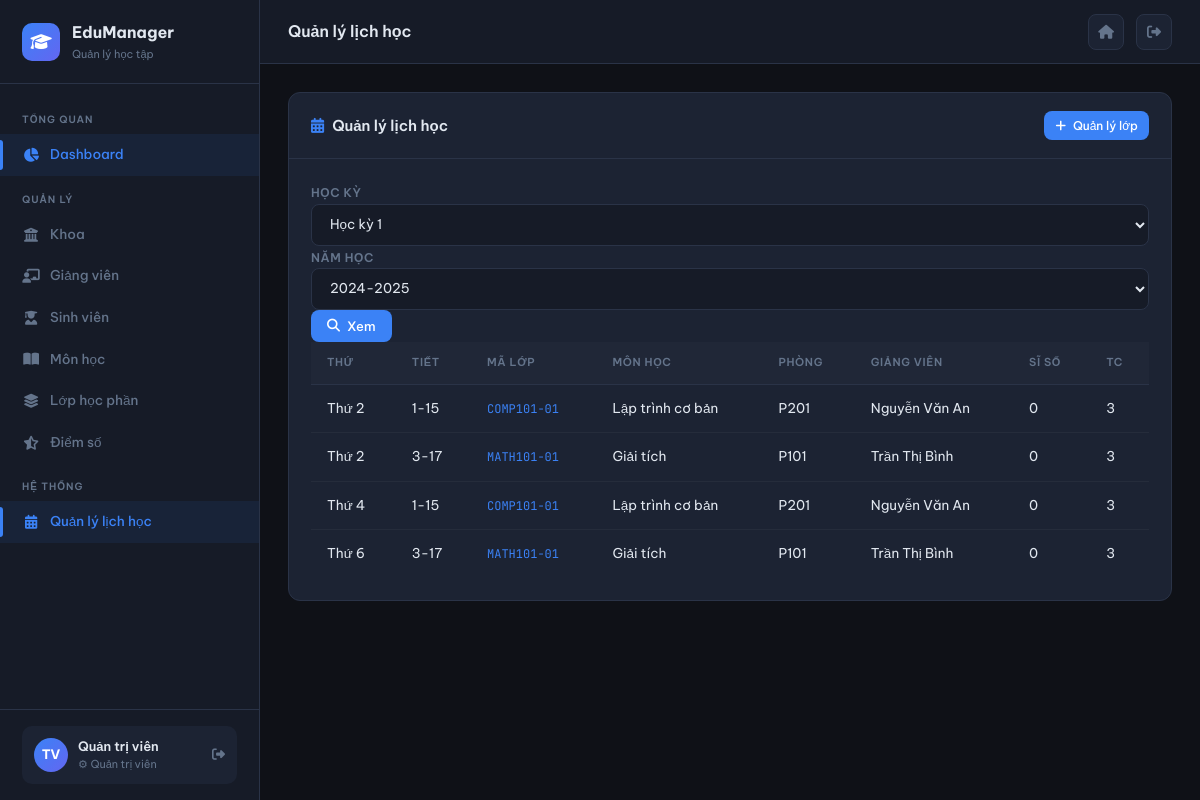
Page /thoi-khoa-bieu (signed in) on the committed database.
### tables this page shows
CREATE TABLE lop_hoc_phan (
    ma_lop     VARCHAR(20)  PRIMARY KEY,
    ma_mon     VARCHAR(10),
    ma_gv      VARCHAR(10),
    hoc_ky     VARCHAR(10)  NOT NULL,
    nam_hoc    VARCHAR(9)   NOT NULL,
    si_so_max  INT          DEFAULT 40,
    si_so_hien INT          DEFAULT 0,
    phong_hoc  VARCHAR(20),
    lich_hoc   VARCHAR(100),
    trang_thai ENUM('mo','dong','ket_thuc') DEFAULT 'mo',
    created_at TIMESTAMP    DEFAULT CURRENT_TIMESTAMP,
    FOREIGN KEY (ma_mon) REFERENCES mon_hoc(ma_mon) ON DELETE CASCADE,
    FOREIGN KEY (ma_gv)  REFERENCES giang_vien(ma_gv) ON DELETE SET NULL
);

CREATE TABLE mon_hoc (
    ma_mon         VARCHAR(10)  PRIMARY KEY,
    ten_mon        VARCHAR(150) NOT NULL,
    tin_chi        TINYINT      NOT NULL DEFAULT 3,
    ma_khoa        VARCHAR(10),
    mon_tien_quyet VARCHAR(10),
    mo_ta          TEXT,
    created_at     TIMESTAMP    DEFAULT CURRENT_TIMESTAMP,
    FOREIGN KEY (ma_khoa)        REFERENCES khoa(ma_khoa) ON DELETE SET NULL,
    FOREIGN KEY (mon_tien_quyet) REFERENCES mon_hoc(ma_mon) ON DELETE SET NULL
);

CREATE TABLE giang_vien (
    ma_gv       VARCHAR(10)  PRIMARY KEY,
    user_id     INT          UNIQUE,
    ho_ten      VARCHAR(100) NOT NULL,
    email       VARCHAR(100) UNIQUE NOT NULL,
    ma_khoa     VARCHAR(10),
    hoc_vi      ENUM('Cu nhan','Thac si','Tien si','Pho giao su','Giao su') DEFAULT 'Thac si',
    dien_thoai  VARCHAR(15),
    created_at  TIMESTAMP    DEFAULT CURRENT_TIMESTAMP,
    FOREIGN KEY (ma_khoa)  REFERENCES khoa(ma_khoa) ON DELETE SET NULL,
    FOREIGN KEY (user_id)  REFERENCES users(id) ON DELETE SET NULL
);

### core/Controller.php (called while the page is built, shortened)
<?php
abstract class Controller {
    protected function render(string $view, array $data = []): void {
        extract($data);
        $viewFile = BASE_PATH . "/views/{$view}.php";
        require $viewFile;
    }
    protected function view(string $view, array $data = [], string $layout = 'layout/main'): void {
        $data['content_view'] = $view;
        $this->render($layout, $data);
    }
}

### controllers/ThoiKhoaBieuController.php (called while the page is built, shortened)
<?php
require_once BASE_PATH . '/core/Controller.php';
require_once BASE_PATH . '/core/Database.php';
require_once BASE_PATH . '/models/LopHocPhanModel.php';
class ThoiKhoaBieuController extends Controller {
        public function index() {
        $role = $_SESSION['user']['role'] ?? '';
        $model = new LopHocPhanModel();
        $hoc_ky = $this->get('hoc_ky');
        $nam_hoc = $this->get('nam_hoc');
        $danhSachHK = $model->getDanhSachHocKy();
        if (empty($hoc_ky) && !empty($danhSachHK)) {
            $hoc_ky = $danhSachHK[0]['hoc_ky'];
            $nam_hoc = $danhSachHK[0]['nam_hoc'];
        }
        $tkb = [];
        $view = 'thoi_khoa_bieu/sinh_vien';
        $pageTitle = 'Thời khóa biểu';
        switch ($role) {
            case 'admin':
                if (!empty($hoc_ky)) {
                    $tkb = $model->getAllSchedule($hoc_ky, $nam_hoc);
                }
                $view = 'thoi_khoa_bieu/admin';
                $pageTitle = 'Quản lý lịch học';
                break;
        }
        $this->view($view, [
            'tkb' => $tkb,
            'hoc_ky' => $hoc_ky,
            'nam_hoc' => $nam_hoc,
            'danhSachHK' => $danhSachHK,
            'title' => $pageTitle,
            'pageTitle' => $pageTitle
        ]);
    }
}

### index.php (called while the page is built, shortened)
<?php
require_once __DIR__ . '/core/Database.php';
require_once __DIR__ . '/core/Model.php';
require_once __DIR__ . '/core/Controller.php';
require_once __DIR__ . '/core/Router.php';
$router = new Router();
$router->get('/auth/login',  'AuthController', 'loginForm');
$router->post('/auth/login', 'AuthController', 'login');
$router->get('/auth/logout', 'AuthController', 'logout');
$router->get('/',          'DashboardController', 'index');
$router->get('/dashboard', 'DashboardController', 'index');
$router->get('/khoa',             'KhoaController', 'index');
$router->get('/khoa/create',      'KhoaController', 'create');
$router->post('/khoa/store',      'KhoaController', 'store');
$router->get('/khoa/edit/:id',    'KhoaController', 'edit');
$router->post('/khoa/update/:id', 'KhoaController', 'update');
$router->get('/khoa/delete/:id',  'KhoaController', 'delete');
$router->get('/sinh-vien',                'SinhVienController', 'index');
$router->get('/sinh-vien/create',         'SinhVienController', 'create');
$router->post('/sinh-vien/store',         'SinhVienController', 'store');
$router->get('/sinh-vien/edit/:id',       'SinhVienController', 'edit');
$router->post('/sinh-vien/update/:id',    'SinhVienController', 'update');
$router->get('/sinh-vien/delete/:id',     'SinhVienController', 'delete');
$router->get('/sinh-vien/show/:id',       'SinhVienController', 'show');
$router->get('/giang-vien',               'GiangVienController', 'index');
$router->get('/giang-vien/create',        'GiangVienController', 'create');
$router->post('/giang-vien/store',        'GiangVienController', 'store');
$router->get('/giang-vien/edit/:id',      'GiangVienController', 'edit');
$router->post('/giang-vien/update/:id',   'GiangVienController', 'update');
$router->get('/giang-vien/delete/:id',    'GiangVienController', 'delete');
$router->get('/mon-hoc',                  'MonHocController', 'index');
$router->get('/mon-hoc/create',           'MonHocController', 'create');
$router->post('/mon-hoc/store',           'MonHocController', 'store');
$router->get('/mon-hoc/edit/:id',         'MonHocController', 'edit');
$router->post('/mon-hoc/update/:id',      'MonHocController', 'update');
$router->get('/mon-hoc/delete/:id',       'MonHocController', 'delete');
$router->get('/lop-hoc-phan',             'LopHocPhanController', 'index');
$router->get('/lop-hoc-phan/create',      'LopHocPhanController', 'create');
$router->post('/lop-hoc-phan/store',      'LopHocPhanController', 'store');
$router->get('/lop-hoc-phan/edit/:id',    'LopHocPhanController', 'edit');
$router->post('/lop-hoc-phan/update/:id', 'LopHocPhanController', 'update');
$router->get('/lop-hoc-phan/delete/:id',  'LopHocPhanController', 'delete');
$router->get('/lop-hoc-phan/sinh-vien/:maLop',       'LopHocPhanController', 'students');
$router->post('/lop-hoc-phan/sinh-vien/add/:maLop',  'LopHocPhanController', 'addStudent');
$router->get('/lop-hoc-phan/sinh-vien/remove/:id',   'LopHocPhanController', 'removeStudent');
$router->get('/diem-so',                  'DiemSoController', 'index');
$router->get('/diem-so/lop/:maLop',       'DiemSoController', 'byLop');
$router->post('/diem-so/nhap/:maLop',     'DiemSoController', 'nhap');
$router->get('/dang-ky',                  'DangKyController', 'index');
$router->get('/dang-ky/moi',              'DangKyController', 'create');
$router->post('/dang-ky/store',           'DangKyController', 'store');
$router->get('/dang-ky/huy/:id',          'DangKyController', 'delete');
$router->get('/thoi-khoa-bieu', 'ThoiKhoaBieuController', 'index');
$router->dispatch();

### core/Database.php (called while the page is built, shortened)
<?php
class Database {
    private static ?Database $instance = null;
    private PDO $pdo;
    private function __construct() {
        $dsn = sprintf(
            'mysql:host=%s;dbname=%s;charset=%s',
            DB_HOST, DB_NAME, DB_CHARSET
        );
        $options = [
            PDO::ATTR_ERRMODE            => PDO::ERRMODE_EXCEPTION,
            PDO::ATTR_DEFAULT_FETCH_MODE => PDO::FETCH_ASSOC,
            PDO::ATTR_EMULATE_PREPARES   => false,
            PDO::MYSQL_ATTR_INIT_COMMAND => "SET NAMES utf8mb4",
        ];
        try {
            $this->pdo = new PDO($dsn, DB_USER, DB_PASSWORD, $options);
        } catch (PDOException $e) {
            die(json_encode(['error' => 'Kết nối database thất bại: ' . $e->getMessage()]));
        }
    }
    public static function getInstance(): Database {
        if (self::$instance === null) {
            self::$instance = new self();
        }
        return self::$instance;
    }
    public function fetchAll(string $sql, array $params = []): array {
        $stmt = $this->pdo->prepare($sql);
        $stmt->execute($params);
        return $stmt->fetchAll();
    }
}

### models/LopHocPhanModel.php (called while the page is built, shortened)
<?php
class LopHocPhanModel extends Model {
    public function getAllSchedule($hoc_ky, $nam_hoc) {
        $sql = "SELECT
                    lh.thu, lh.tiet_bat_dau, lh.so_tiet, lh.phong_hoc,
                    lhp.ma_lop, lhp.hoc_ky, lhp.nam_hoc,
                    m.ma_mon, m.ten_mon, m.tin_chi,
                    gv.ho_ten as ten_gv,
                    (SELECT COUNT(*) FROM dang_ky WHERE ma_lop = lhp.ma_lop AND trang_thai = 'dang_ky') as si_so
                FROM lop_hoc_phan lhp
                JOIN lich_hoc lh ON lhp.ma_lop = lh.ma_lop
                JOIN mon_hoc m ON lhp.ma_mon = m.ma_mon
                LEFT JOIN giang_vien gv ON lhp.ma_gv = gv.ma_gv
                WHERE lhp.hoc_ky = ? AND lhp.nam_hoc = ?
                ORDER BY lh.thu, lh.tiet_bat_dau";
        return $this->db->fetchAll($sql, [$hoc_ky, $nam_hoc]);
    }
    public function getDanhSachHocKy() {
        $sql = "SELECT DISTINCT hoc_ky, nam_hoc FROM lop_hoc_phan
                ORDER BY nam_hoc DESC, hoc_ky DESC";
        return $this->db->fetchAll($sql);
    }
}

### core/Model.php (called while the page is built, shortened)
<?php
abstract class Model {
    public function __construct() {
        $this->db = Database::getInstance();
    }
}

### views/thoi_khoa_bieu/admin.php (the view, shortened to what this page needs)
<div class="card">
    <div class="card-header">
        <span class="card-title"><i class="fas fa-calendar-alt" style="color:var(--clr-accent)"></i> <?= $pageTitle ?? 'Quản lý lịch học' ?></span>
        <a href="<?= BASE_URL ?>/lop-hoc-phan" class="btn btn-primary btn-sm">
            <i class="fas fa-plus"></i> Quản lý lớp
        </a>
    </div>
    <div class="card-body">
        <form method="GET" class="row g-3 mb-4">
            <div class="col-md-4">
                <label>Học kỳ</label>
                <select name="hoc_ky" class="form-select">
                    <option value="HK1" <?= $hoc_ky == 'HK1' ? 'selected' : '' ?>>Học kỳ 1</option>
                </select>
            </div>
            <div class="col-md-4">
                <label>Năm học</label>
                <select name="nam_hoc" class="form-select">
                    <?php foreach ($danhSachHK as $hk): ?>
                    <option value="<?= $hk['nam_hoc'] ?>" <?= $nam_hoc == $hk['nam_hoc'] ? 'selected' : '' ?>>
                        <?= $hk['nam_hoc'] ?>
                    </option>
                    <?php endforeach; ?>
                </select>
            </div>
            <div class="col-md-4 d-flex align-items-end">
                <button type="submit" class="btn btn-primary"><i class="fas fa-search"></i> Xem</button>
            </div>
        </form>
        <?php if (empty($tkb)): ?>
        <div class="alert alert-info">
            <i class="fas fa-info-circle"></i> Không có dữ liệu lịch học trong học kỳ này.
        </div>
        <?php else: ?>
        <?php
        $thu_map = [2=>'Thứ 2', 3=>'Thứ 3', 4=>'Thứ 4', 5=>'Thứ 5', 6=>'Thứ 6', 7=>'Thứ 7', 8=>'CN'];
        ?>
        <div class="table-responsive">
            <table class="table table-bordered">
                <thead class="table-dark">
                    <tr>
                        <th>Thứ</th>
                        <th>Tiết</th>
                        <th>Mã lớp</th>
                        <th>Môn học</th>
                        <th>Phòng</th>
                        <th>Giảng viên</th>
                        <th>Sĩ số</th>
                        <th>TC</th>
                    </tr>
                </thead>
                <tbody>
                    <?php foreach ($tkb as $lich): ?>
                    <tr>
                        <td><?= $thu_map[$lich['thu']] ?></td>
                        <td><?= $lich['tiet_bat_dau'] ?>-<?= $lich['tiet_bat_dau'] + $lich['so_tiet'] - 1 ?></td>
                        <td><span class="mono"><?= htmlspecialchars($lich['ma_lop']) ?></span></td>
                        <td><?= htmlspecialchars($lich['ten_mon']) ?></td>
                        <td><?= htmlspecialchars($lich['phong_hoc']) ?></td>
                        <td><?= htmlspecialchars($lich['ten_gv'] ?? '—') ?></td>
                        <td class="text-center"><?= $lich['si_so'] ?? 0 ?></td>
                        <td class="text-center"><?= $lich['tin_chi'] ?></td>
                    </tr>
                    <?php endforeach; ?>
                </tbody>
            </table>
        </div>
        <?php endif; ?>
    </div>
</div>

### core/Router.php (shortened to what this page needs)
<?php
class Router {
    private array $routes = [];
    public function get(string $path, string $controller, string $method): void {
        $this->routes['GET'][$path] = [$controller, $method];
    }
    public function post(string $path, string $controller, string $method): void {
        $this->routes['POST'][$path] = [$controller, $method];
    }
    public function dispatch(): void {
        $method = $_SERVER['REQUEST_METHOD'];
        $uri    = parse_url($_SERVER['REQUEST_URI'], PHP_URL_PATH);
        $basePath = parse_url(BASE_URL, PHP_URL_PATH);
        if ($basePath && str_starts_with($uri, $basePath)) {
            $uri = substr($uri, strlen($basePath));
        }
        $uri = '/' . ltrim($uri, '/');
        foreach ($this->routes[$method] ?? [] as $route => $handler) {
            $pattern = preg_replace('/\/:([^\/]+)/', '/([^/]+)', $route);
            $pattern = '#^' . $pattern . '$#';
            if (preg_match($pattern, $uri, $matches)) {
                array_shift($matches);
                [$controllerName, $action] = $handler;
                $ctrl = new $controllerName();
                $ctrl->$action(...$matches);
                return;
            }
        }
    }
}

### views/layout/main.php (style rules this page uses)
:root { --sidebar-w: 260px; --header-h: 64px; --clr-bg: #0f1117; --clr-surface:#161b27; --clr-card: #1c2333; --clr-border:#2a3347; --clr-accent:#3b82f6; --clr-accent2:#6366f1; --clr-green: #22c55e; --clr-amber: #f59e0b; --clr-red: #ef4444; --clr-text: #e2e8f0; --clr-muted: #64748b; --clr-hover: #1e2740; --font: 'Be Vietnam Pro', sans-serif; --mono: 'JetBrains Mono', monospace; --radius: 10px; --shadow: 0 4px 24px rgba(0,0,0,.4); }
*, *::before, *::after { box-sizing: border-box; margin: 0; padding: 0; }
html { scroll-behavior: smooth; }
body { font-family: var(--font); background: var(--clr-bg); color: var(--clr-text); font-size: 14px; line-height: 1.6; display: flex; min-height: 100vh; }
.card { background: var(--clr-card); border: 1px solid var(--clr-border); border-radius: 12px; overflow: hidden; }
.card-header { padding: 18px 22px; border-bottom: 1px solid var(--clr-border); display: flex; align-items: center; justify-content: space-between; }
.card-title { font-size: 15px; font-weight: 600; color: var(--clr-text); display: flex; align-items: center; gap: 8px; }
.card-body { padding: 22px; }
table { width: 100%; border-collapse: collapse; font-size: 13.5px; }
thead th { background: rgba(255,255,255,.02); padding: 12px 16px; text-align: left; font-size: 11px; font-weight: 600; color: var(--clr-muted); text-transform: uppercase; letter-spacing: .06em; border-bottom: 1px solid var(--clr-border); white-space: nowrap; }
tbody td { padding: 13px 16px; border-bottom: 1px solid rgba(255,255,255,.04); color: var(--clr-text); vertical-align: middle; }
tbody tr:last-child td { border-bottom: none; }
.mono { font-family: var(--mono); font-size: 12px; color: var(--clr-accent); }
.btn { display: inline-flex; align-items: center; gap: 7px; padding: 8px 16px; border-radius: 8px; border: none; font-size: 13px; font-weight: 500; cursor: pointer; text-decoration: none; transition: all .2s; font-family: var(--font); }
.btn-primary { background: var(--clr-accent); color: #fff; }
.btn-sm { padding: 5px 11px; font-size: 12px; }
label { font-size: 12px; font-weight: 600; color: var(--clr-muted); text-transform: uppercase; letter-spacing: .05em; }
input, select, textarea { background: var(--clr-surface); border: 1px solid var(--clr-border); border-radius: 8px; padding: 10px 14px; color: var(--clr-text); font-size: 13.5px; font-family: var(--font); transition: border-color .2s, box-shadow .2s; width: 100%; }
select option { background: var(--clr-surface); }

### rows in the picture
lop_hoc_phan: thu "Thứ 2", tiet_bat_dau "1", so_tiet "15", ma_lop "COMP101-01", ma_mon.ten_mon "Lập trình cơ bản", phong_hoc "P201", ma_gv.ho_ten "Nguyễn Văn An", si_so "0", ma_mon.tin_chi "3", thu "Thứ 4"
lop_hoc_phan: thu "Thứ 2", tiet_bat_dau "3", so_tiet "17", ma_lop "MATH101-01", ma_mon.ten_mon "Giải tích", phong_hoc "P101", ma_gv.ho_ten "Trần Thị Bình", si_so "0", ma_mon.tin_chi "3", thu "Thứ 6"

### other values in the picture
form field nam_hoc "2024-2025"
